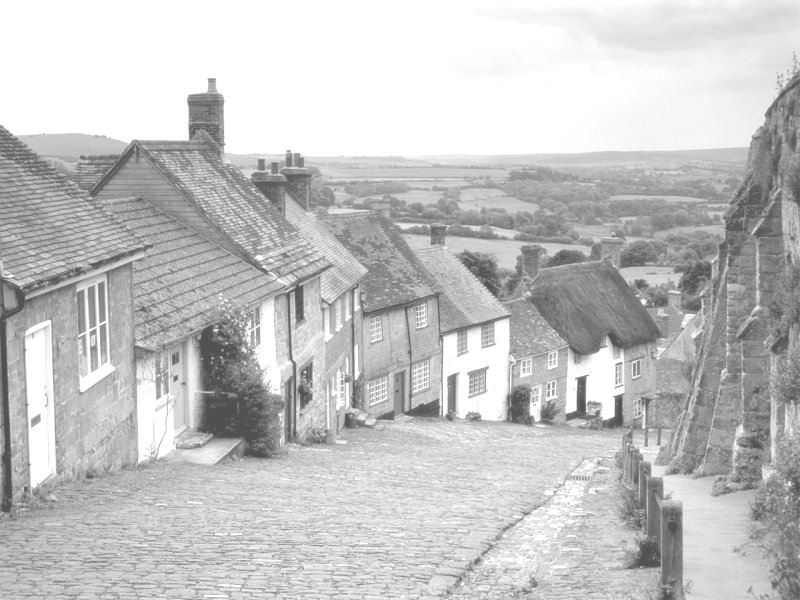
//> input picture Road-and-house.jpg, 800 x 600 px
$ ./2   (built with g++ and OpenCV 4)
//> lines starting //> are read from the running program, lines starting //| are printed output that depends on the picture
#include <opencv2/opencv.hpp>
#include <iostream>

using namespace cv;
using namespace std;

int main() {
	//입력 이미지 Road-and-house, Lena
	Mat image = imread("Road-and-house.jpg",cv::IMREAD_GRAYSCALE);
//> image is the input picture: 600 rows x 800 cols, CV_8UC1; min 66, max 255, mean 195.8
	int w = image.cols;
//> w = 800
	int h = image.rows;
//> h = 600
	imshow("image", image); //원본이미지

	/*1번*/
	//sobel filter 수평방향
	Mat sobelx;
	Sobel(image, sobelx, -1, 1, 0);
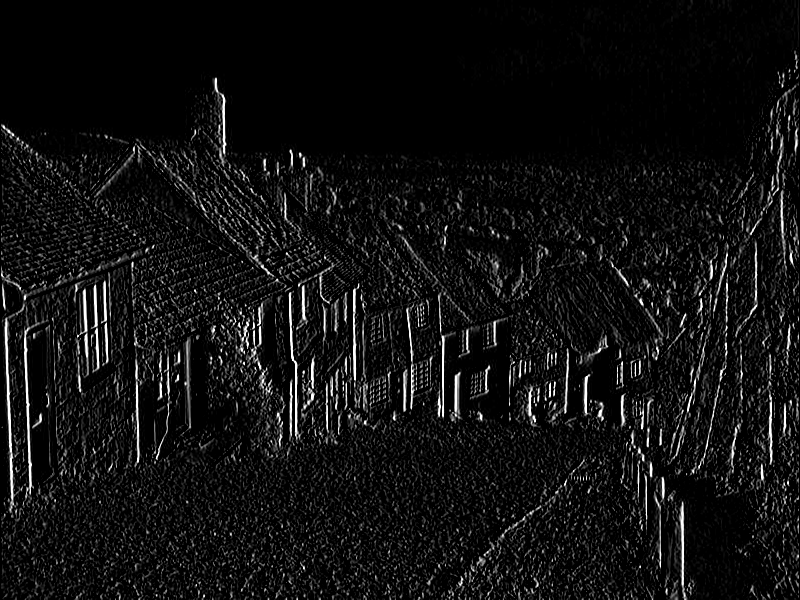
//> sobelx: 600 rows x 800 cols, CV_8UC1; min 0, max 255, mean 16.9
	imshow("sobelX", sobelx);
	//sobel filter 수평방향
	Mat sobely;
	Sobel(image, sobely, -1, 0, 1);
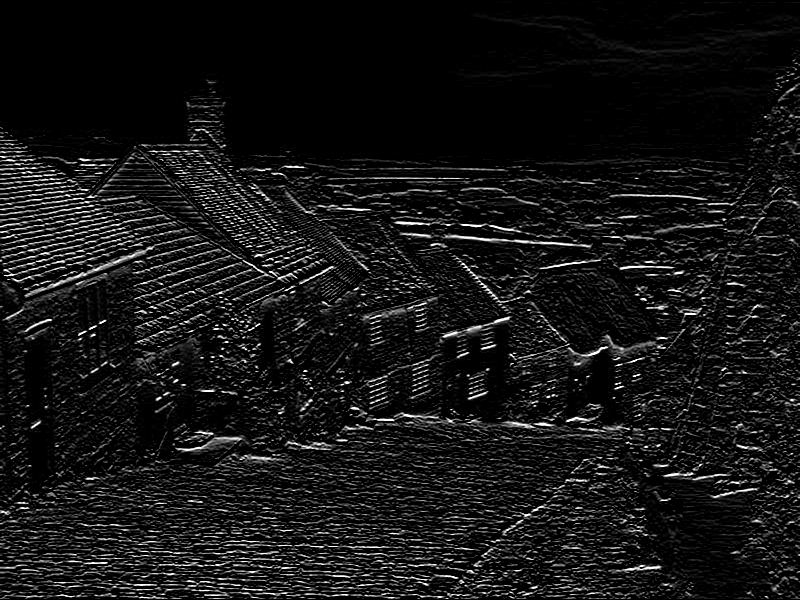
//> sobely: 600 rows x 800 cols, CV_8UC1; min 0, max 255, mean 21.1
	imshow("sobelY", sobely);
	//sobel filter 수평방향
	Mat sobel;
	sobel = abs(sobelx) + abs(sobely);
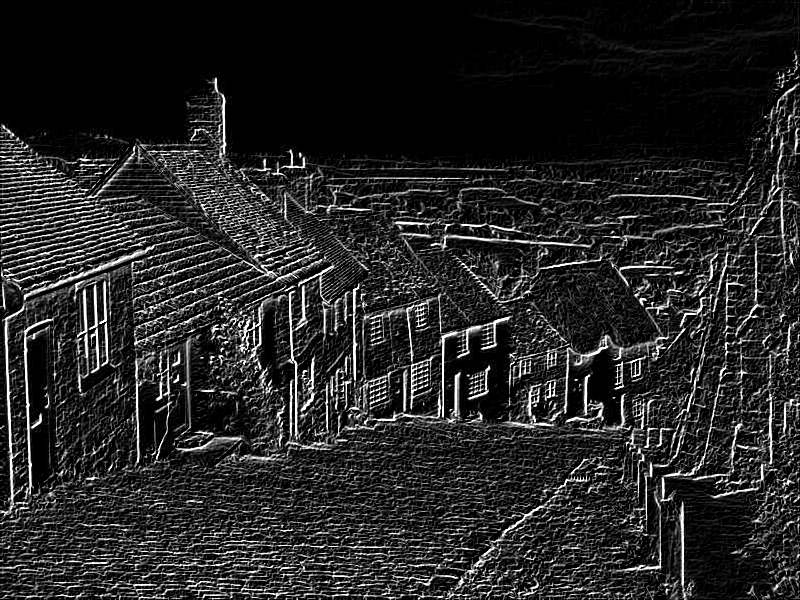
//> sobel: 600 rows x 800 cols, CV_8UC1; min 0, max 255, mean 37.5
	imshow("sobelXY", sobel);
	waitKey(0);

	/*2번*/
	Mat median33, median55;
	//3x3 미디언필터
	medianBlur(image, median33, 3);
	imshow("median33", median33);
	//5x5 미디언필터
	medianBlur(image, median55, 5);
	imshow("median55", median55);
	waitKey(0);

	/*3번*/
	Mat ave33(h, w, CV_8UC1), ave55(h, w, CV_8UC1);
	Mat border1, border2;
	//경계선 처리 문제 해결 방법 : BORDER_DEFAULT 대각선 매칭
	copyMakeBorder(image, border1, 1, 1, 1, 1, BORDER_DEFAULT);
	copyMakeBorder(image, border2, 2, 2, 2, 2, BORDER_DEFAULT);
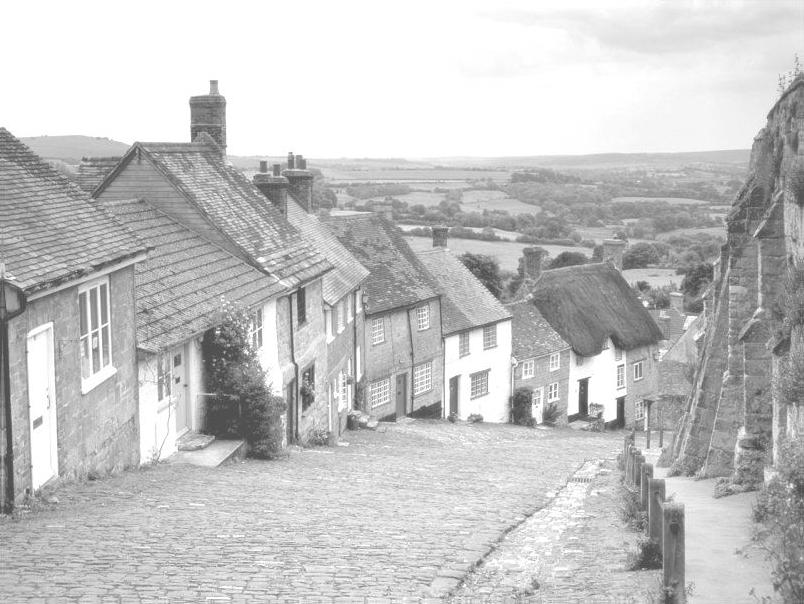
//> border2: 604 rows x 804 cols, CV_8UC1; min 66, max 255, mean 195.8

	for (int y = 0; y < h; y++) {
		for (int x = 0; x < w; x++) {

			//3x3 평균필터 연산
			int sum = 0;
			for (int j = -1; j <= 1; j++) {
				for (int i = -1; i <= 1; i++) {
					int p = border1.at<uchar>(y + 1 + j, x + 1 + i);
					sum = sum + p * 1 / 9;
				}
			}
			ave33.at<uchar>(y, x) = sum;

			//5x5 평균필터 연산
			sum = 0;
			for (int j = -2; j <= 2; j++) {
				for (int i = -2; i <= 2; i++) {
					int p = border2.at<uchar>(y + 2 + j, x + 2 + i);
					sum = sum + p * 1 / 25;
				}
			}
			ave55.at<uchar>(y, x) = sum;
		}
	}
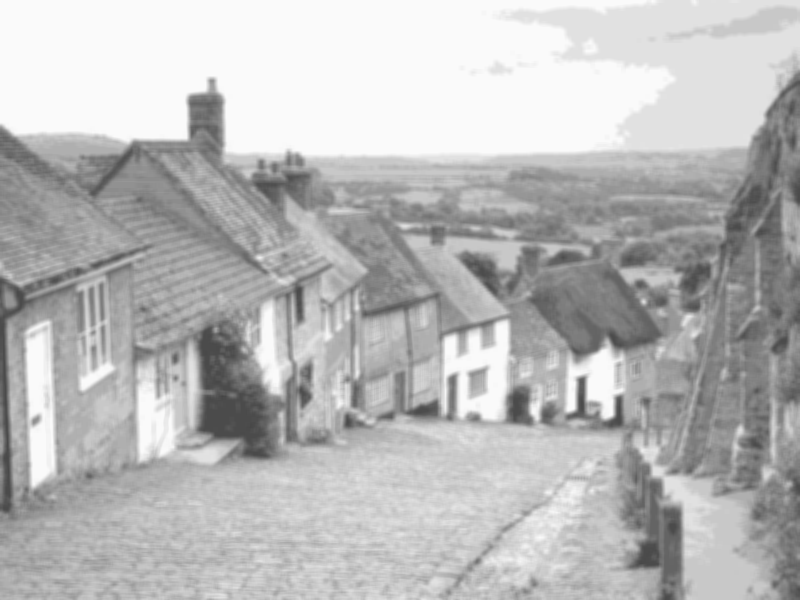
//> ave55: 600 rows x 800 cols, CV_8UC1; min 69, max 250, mean 185.2

	imshow("ave33", ave33); //3x3 평균필터
	imshow("ave55", ave55); //5x5 평균필터
	waitKey(0);
}
